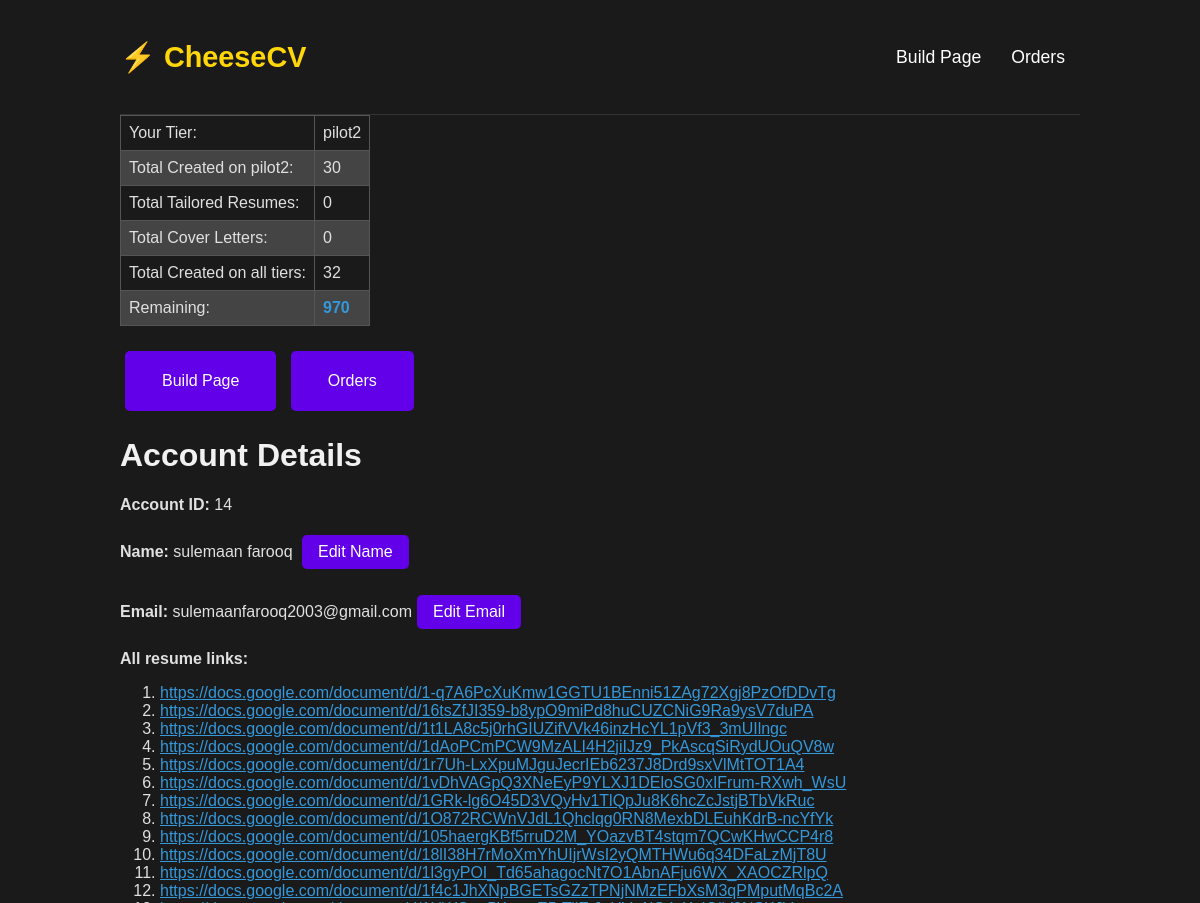
/14/account/ (signed in, upper part), run on an earlier commit of the app's database.
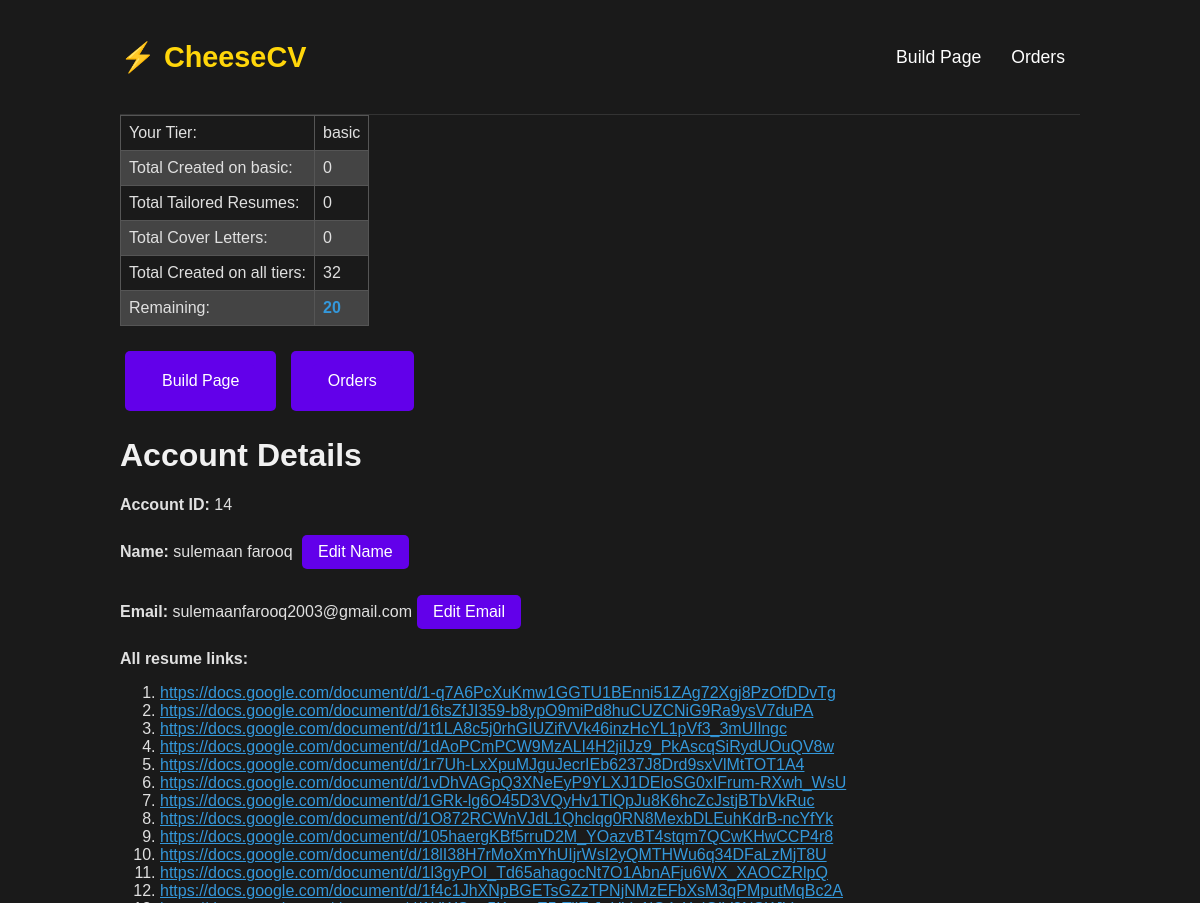
And on a later commit of the database.
### resume_app/models.py (models this page shows, shortened)
class Account(models.Model):
    id = models.AutoField(primary_key=True)
    user = models.ForeignKey(User, on_delete=models.CASCADE, null=True, related_name='account_user')
    name = models.CharField(max_length=255, unique=True)  # needs to be unique
    password = models.CharField(max_length=255)  # Store hashed password
    email = models.EmailField()
    tier = models.CharField(max_length=255, default="free")
    educations = models.ForeignKey('Education', on_delete=models.SET_NULL, null=True, related_name='education_account')
    user_profile = models.ForeignKey('UserProfile', on_delete=models.SET_NULL, null=True, related_name='user_profile_account')
    user_plan = models.ForeignKey('Plan', on_delete=models.SET_NULL, null=True, related_name='user_plan')
    user_payment = models.ForeignKey('Payment', on_delete=models.SET_NULL, null=True, related_name='user_payment')
    resume_links = models.CharField(max_length=100000, blank=True, null=True, help_text="Separate links with commas")
    unique_words = models.CharField(max_length=10000000, blank=True, null=True, help_text="Separate action words with commas")
    reset_password_code = models.CharField(max_length=255, null=True)
    is_active = models.BooleanField(default=True)
    def get_resume_links(self):
        return self.resume_links.split(',') if self.resume_links else []

class Plan(models.Model):
    id = models.AutoField(primary_key=True)
    type = models.CharField(max_length=255, default="free")
    account = models.ForeignKey(Account, on_delete=models.CASCADE, null=True)
    forms_remaining = models.IntegerField(default=2)
    forms_filled_on_current_plan = models.IntegerField(default=0)
    total_forms_filled = models.IntegerField(default=0)
    total_cover_letters = models.IntegerField(default=0)
    total_tailored_resumes = models.IntegerField(default=0)
    subscription_ids = models.CharField(max_length=100000, blank=True, null=True, help_text="subscription_ids seperated by commas")

### resume_app/views.py (the view)
# urls.py: path('<int:account_id>/account/', account, name='account'),
@login_required
def account(request , account_id):
    account = Account.objects.get(id=account_id)
    user_plan = Plan.objects.get(account = account)
    user_profile = UserProfile.objects.get(account = account)
    educations = Education.objects.filter(account=account)
    work_experiences = WorkExperience.objects.filter(account=account)
    projects = Project.objects.filter(account=account)
    context = {
        'account' : account ,
        'user_plan': user_plan ,
        'user_profile' : user_profile ,
        'educations' : educations ,
        'remaining' : user_plan.forms_remaining - user_plan.forms_filled_on_current_plan,
        'work_experiences' : work_experiences,
        'projects' : projects
    }
    return render (request, "account.html", context)

### resume_app/templates/account.html (shortened to what this page needs)
{% extends 'index.html' %}
{% load static %}
{% block header_links %}
        <a href="{% url 'confirmation' account_id=account.id %}">  Build Page </a>
        <a href="{% url 'subscriptions' account_id=account.id %}">  Orders </a>
{% endblock %}
{% block content %}
<div>
<div class="user-info-container">
    <table class="user-info-table">
        <tr>
            <td>Your Tier:</td>
            <td>{{account.tier}}</td>
        </tr>
        <tr>
            <td>Total Created on {{account.tier}}:</td>
            <td>{{user_plan.forms_filled_on_current_plan}}</td>
        </tr>
        <tr>
            <td>Total Tailored Resumes:</td>
            <td>{{user_plan.total_tailored_resumes}} </td>
        </tr>
        <tr>
            <td>Total Cover Letters:</td>
            <td>{{user_plan.total_cover_letters}} </td>
        </tr>
        <tr>
            <td>Total Created on all tiers:</td>
            <td>{{user_plan.total_forms_filled}} </td>
        </tr>
        <tr>
            <td>Remaining:</td>
            <td> <b> {{remaining}} </b> </td>
        </tr>
    </table>
    <a href="{% url 'confirmation' account_id=account.id %}" class="reload_resume_and_website-button">
        <button type="button"> Build Page </button>
    </a>
    <a href="{% url 'subscriptions' account_id=account.id %}" class="reload_resume_and_website-button">
        <button type="button">  Orders </button>
    </a>
    <h1>Account Details</h1>
    <p><strong>Account ID:</strong> {{ account.id }}</p>
    <p><strong> Name:</strong> {{ account.name }} <button id="edit-name-btn">Edit Name</button> </p>
    <p><strong> Email:</strong> {{ account.email }}<button id="edit-email-btn">Edit Email</button> </p>
    <p><strong>All resume links:</strong>
    {% if account.resume_links %}
    <ol>
        {% for link in account.get_resume_links %}
        <li><a href="{{ link }}" target="_blank">{{ link }}</a></li>
        {% endfor %}
    </ol>
    {% else %}
    <p>No resume links available.</p>
    {% endif %}
</div>
{% endblock %}

What changed in the data, as far as the page shows it:
changed Account "sulemaan farooq": tier "pilot2" → "basic"
changed Plan: forms_filled_on_current_plan "30" → "0"
Also different on the page:
{{ remaining }}: "970" → "20"
